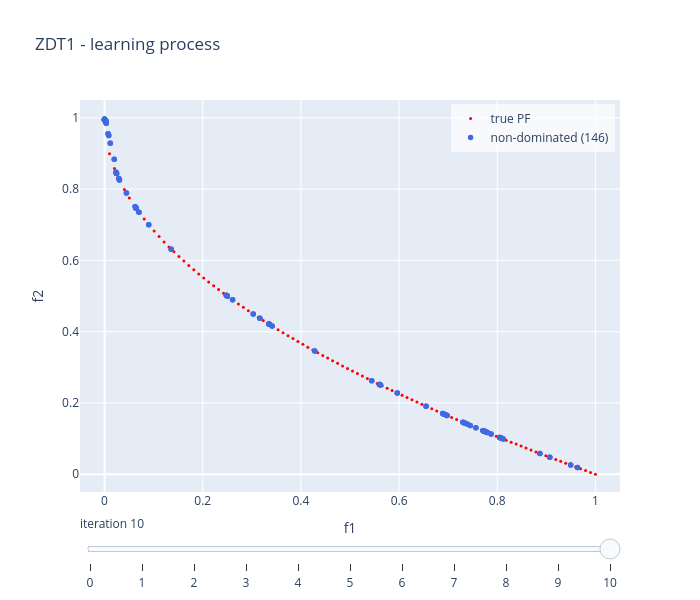

Notebook code for this chart:
### Code cell
choquet_model.visualise("learning", show = False)

### Figure 1 — Plotly figure (JSON) as saved in the notebook; plotly's stock layout.template omitted (floating-point values rounded to 4 significant figures; data arrays with more than 128 entries replaced by an {"elided": "..."} marker saying what was removed)
{"data": [{"marker": {"color": "red", "size": 3}, "mode": "markers", "name": "true PF", "type": "scatter", "x": [0.0, 0.0101, 0.0202, 0.0303, 0.0404, 0.05051, 0.06061, 0.07071, 0.08081, 0.09091, 0.101, 0.1111, 0.1212, 0.1313, 0.1414, 0.1515, 0.1616, 0.1717, 0.1818, 0.1919, 0.202, 0.2121, 0.2222, 0.2323, 0.2424, 0.2525, 0.2626, 0.2727, 0.2828, 0.2929, 0.303, 0.3131, 0.3232, 0.3333, 0.3434, 0.3535, 0.3636, 0.3737, 0.3838, 0.3939, 0.404, 0.4141, 0.4242, 0.4343, 0.4444, 0.4545, 0.4646, 0.4747, 0.4848, 0.4949, 0.5051, 0.5152, 0.5253, 0.5354, 0.5455, 0.5556, 0.5657, 0.5758, 0.5859, 0.596, 0.6061, 0.6162, 0.6263, 0.6364, 0.6465, 0.6566, 0.6667, 0.6768, 0.6869, 0.697, 0.7071, 0.7172, 0.7273, 0.7374, 0.7475, 0.7576, 0.7677, 0.7778, 0.7879, 0.798, 0.8081, 0.8182, 0.8283, 0.8384, 0.8485, 0.8586, 0.8687, 0.8788, 0.8889, 0.899, 0.9091, 0.9192, 0.9293, 0.9394, 0.9495, 0.9596, 0.9697, 0.9798, 0.9899, 1.0], "y": [1.0, 0.8995, 0.8579, 0.8259, 0.799, 0.7753, 0.7538, 0.7341, 0.7157, 0.6985, 0.6822, 0.6667, 0.6518, 0.6376, 0.6239, 0.6108, 0.598, 0.5856, 0.5736, 0.5619, 0.5505, 0.5394, 0.5286, 0.518, 0.5076, 0.4975, 0.4875, 0.4778, 0.4682, 0.4588, 0.4495, 0.4404, 0.4315, 0.4226, 0.414, 0.4054, 0.397, 0.3887, 0.3805, 0.3724, 0.3644, 0.3565, 0.3487, 0.341, 0.3333, 0.3258, 0.3184, 0.311, 0.3037, 0.2965, 0.2893, 0.2823, 0.2753, 0.2683, 0.2615, 0.2546, 0.2479, 0.2412, 0.2346, 0.228, 0.2215, 0.215, 0.2086, 0.2023, 0.196, 0.1897, 0.1835, 0.1773, 0.1712, 0.1652, 0.1591, 0.1531, 0.1472, 0.1413, 0.1354, 0.1296, 0.1238, 0.1181, 0.1124, 0.1067, 0.1011, 0.09547, 0.0899, 0.08437, 0.07887, 0.0734, 0.06797, 0.06256, 0.05719, 0.05185, 0.04654, 0.04126, 0.036, 0.03078, 0.02558, 0.02041, 0.01527, 0.01015, 0.005063, 0.0]}, {"marker": {"color": "royalblue", "size": 5.5}, "mode": "markers", "name": "non-dominated (146)", "type": "scatter", "x": {"elided": "146 float values"}, "y": {"elided": "146 float values"}}], "layout": {"height": 600, "legend": {"bgcolor": "rgba(255,255,255,0.7)", "x": 0.99, "xanchor": "right", "y": 0.99, "yanchor": "top"}, "showlegend": true, "sliders": [{"active": 10, "currentvalue": {"prefix": "iteration "}, "steps": [{"args": [["0"], {"frame": {"redraw": true}, "mode": "immediate"}], "label": "0", "method": "animate"}, {"args": [["1"], {"frame": {"redraw": true}, "mode": "immediate"}], "label": "1", "method": "animate"}, {"args": [["2"], {"frame": {"redraw": true}, "mode": "immediate"}], "label": "2", "method": "animate"}, {"args": [["3"], {"frame": {"redraw": true}, "mode": "immediate"}], "label": "3", "method": "animate"}, {"args": [["4"], {"frame": {"redraw": true}, "mode": "immediate"}], "label": "4", "method": "animate"}, {"args": [["5"], {"frame": {"redraw": true}, "mode": "immediate"}], "label": "5", "method": "animate"}, {"args": [["6"], {"frame": {"redraw": true}, "mode": "immediate"}], "label": "6", "method": "animate"}, {"args": [["7"], {"frame": {"redraw": true}, "mode": "immediate"}], "label": "7", "method": "animate"}, {"args": [["8"], {"frame": {"redraw": true}, "mode": "immediate"}], "label": "8", "method": "animate"}, {"args": [["9"], {"frame": {"redraw": true}, "mode": "immediate"}], "label": "9", "method": "animate"}, {"args": [["10"], {"frame": {"redraw": true}, "mode": "immediate"}], "label": "10", "method": "animate"}]}], "title": {"text": "ZDT1 - learning process"}, "width": 700, "xaxis": {"range": [-0.05, 1.05], "title": {"text": "f1"}}, "yaxis": {"range": [-0.05, 1.05], "title": {"text": "f2"}}}}
